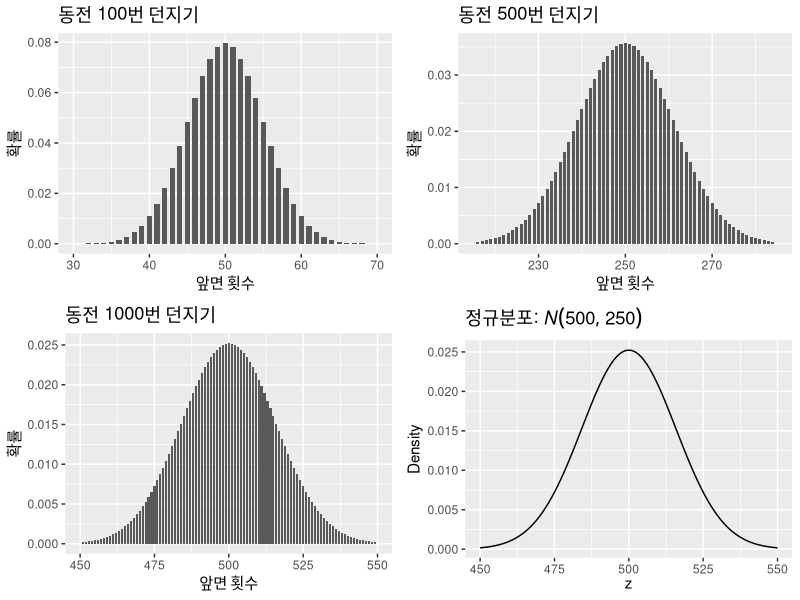
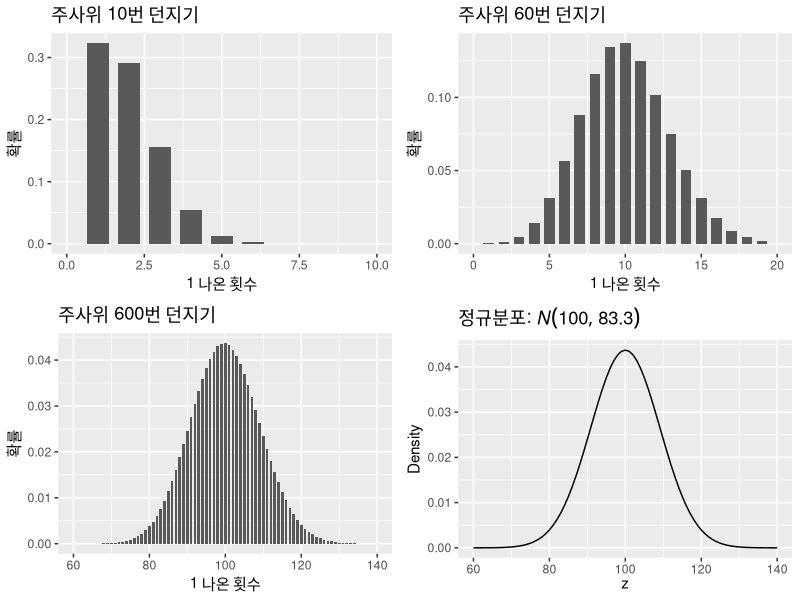
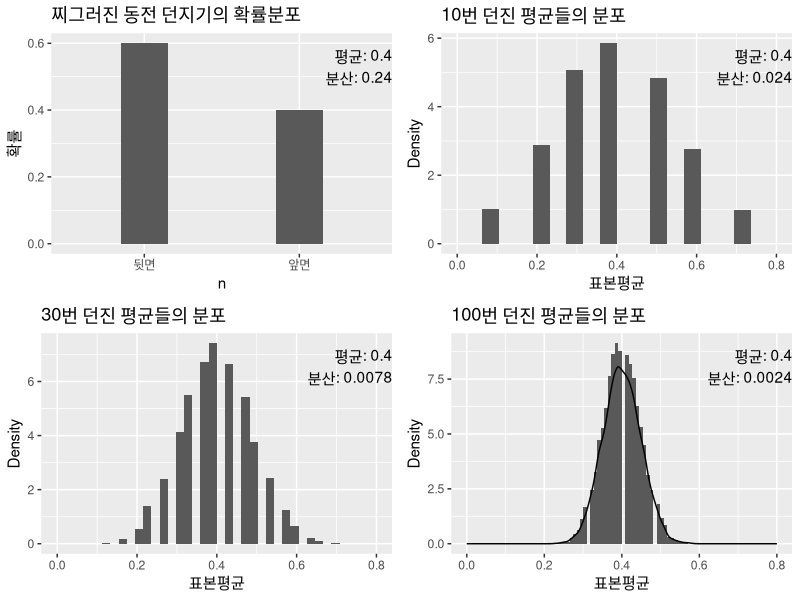
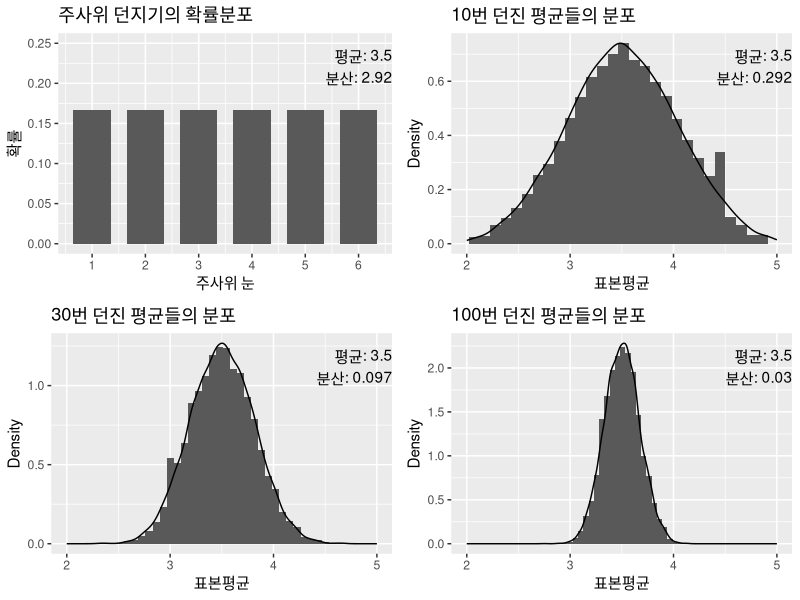
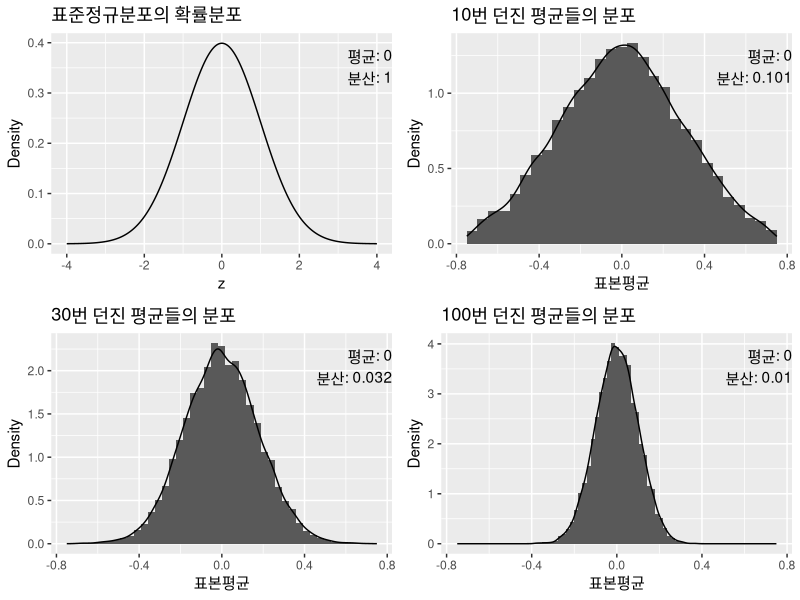
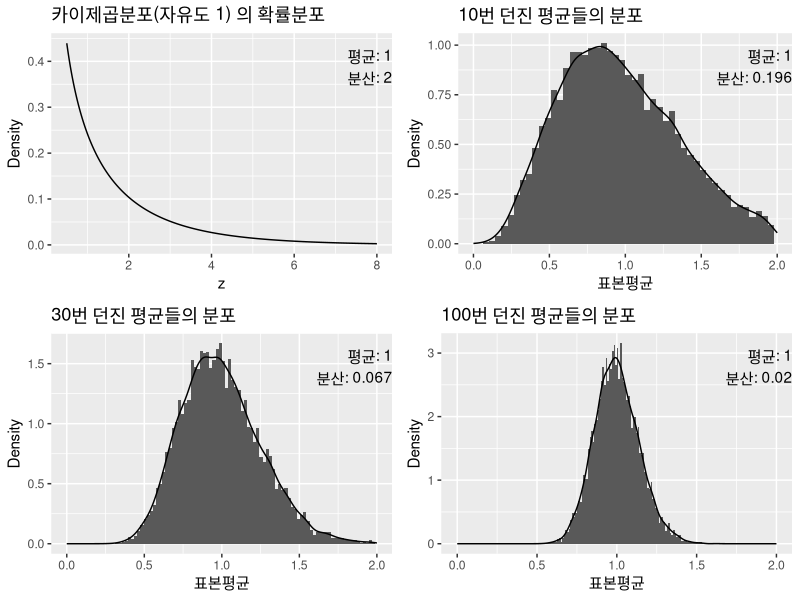
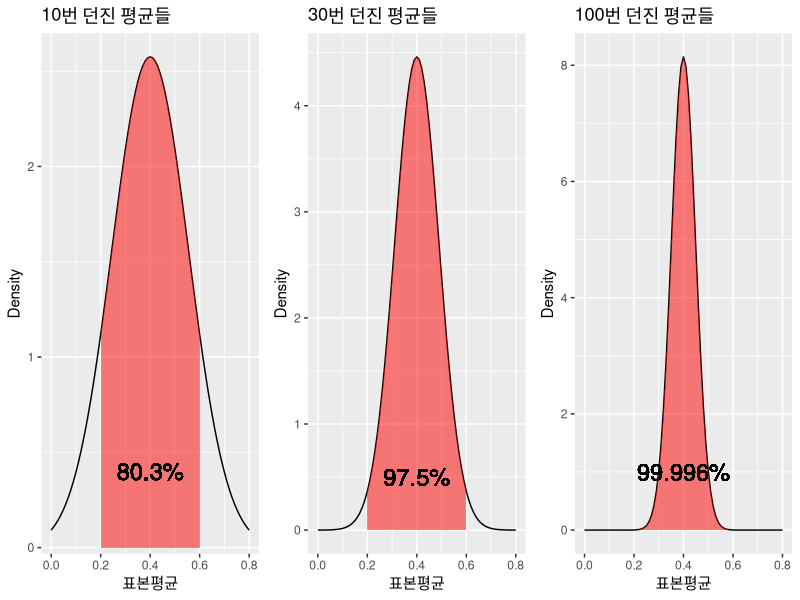

Here is the R script that generated these plots, in order:
## ---- chunk 1
library(ggplot2);library(gridExtra)
coin_plot=function(n=10,xl=c(0,10)){
  bin=1:n
  coinplot=ggplot(data.frame(bin,p=dbinom(bin,max(bin),0.5)),aes(bin,p))+geom_bar(stat = "identity",width=0.7)+xlab("앞면 횟수")+ylab("확률")+ggtitle(paste("동전 ",max(bin),"번 던지기",sep=""))+xlim(xl)
  return(coinplot)
}

z=seq(450,550)
nplot=ggplot(data.frame(z,p=dnorm(z,mean=500,sd=sqrt(250))),aes(z,p))+geom_line()+ggtitle(expression(paste("정규분포: ",italic(N)(500,250),sep="")))+xlab(expression(z))+ylab("Density")


grid.arrange(coin_plot(100,xl=c(30,70)),coin_plot(500,xl=c(215,285)),coin_plot(1000,xl=c(450,550)),nplot, ncol=2)

## ---- chunk 2
ju_plot=function(n=10,xl=c(0,10)){
  bin=1:n
  coinplot=ggplot(data.frame(bin,p=dbinom(bin,max(bin),1/6)),aes(bin,p))+geom_bar(stat = "identity",width=0.7)+xlab("1 나온 횟수")+ylab("확률")+ggtitle(paste("주사위 ",max(bin),"번 던지기",sep=""))+xlim(xl)
  return(coinplot)
}

z=seq(60,140)
jnplot=ggplot(data.frame(z,p=dnorm(z,mean=100,sd=sqrt(250/3))),aes(z,p))+geom_line()+ggtitle(expression(paste("정규분포: ",italic(N)(100,83.3),sep="")))+xlab(expression(z))+ylab("Density")
grid.arrange(ju_plot(10,xl=c(0,10)),ju_plot(60,xl=c(0,20)),ju_plot(600,xl=c(60,140)),jnplot, ncol=2)

## ---- chunk 3
sample_mean=function(n=10){
  x=rbinom(n,1,0.4)
  return(mean(x))
}



f1=data.frame(n=c("앞면","뒷면"),p=c(0.4,0.6))
g1=ggplot(f1,aes(n,p))+geom_bar(stat = "identity",width=0.3) +ylab("확률")+ggtitle("찌그러진 동전 던지기의 확률분포")+annotate("text",  x=Inf, y = Inf, label ="평균: 0.4\n분산: 0.24", vjust=1.5, hjust=1)


xl=c(0,0.8)
mean_vec=sapply(1:10000,function(x){sample_mean(10)})
legends=paste("평균: ",round(mean(mean_vec),2),"\n분산: ",round(var(mean_vec),4),sep="")
g2=ggplot(data.frame(mean_vec),aes(mean_vec))+geom_histogram(aes(y=..density..),bins=20)+xlim(xl)+xlab("표본평균")+ggtitle("10번 던진 평균들의 분포")+ylab("Density")+annotate("text",  x=Inf, y = Inf, label = legends, vjust=1.5, hjust=1)

mean_vec=sapply(1:10000,function(x){sample_mean(30)})
legends=paste("평균: ",round(mean(mean_vec),2),"\n분산: ",round(var(mean_vec),4),sep="")
g3=ggplot(data.frame(mean_vec),aes(mean_vec))+geom_histogram(aes(y=..density..),bins=40)+xlim(xl)+xlab("표본평균")+ggtitle("30번 던진 평균들의 분포")+ylab("Density")+annotate("text",  x=Inf, y = Inf, label = legends, vjust=1.5, hjust=1)

mean_vec=sapply(1:10000,function(x){sample_mean(100)})
legends=paste("평균: ",round(mean(mean_vec),2),"\n분산: ",round(var(mean_vec),4),sep="")
g4=ggplot(data.frame(mean_vec),aes(mean_vec))+geom_histogram(aes(y=..density..),bins=90)+geom_density()+xlim(xl)+xlab("표본평균")+ggtitle("100번 던진 평균들의 분포")+ylab("Density")+annotate("text",  x=Inf, y = Inf, label = legends, vjust=1.5, hjust=1)

grid.arrange(g1,g2,g3,g4)
## ---- chunk 4
sample_mean=function(n=10){
  x=sample(1:6,n,replace=T)
  return(mean(x))
}



f1=data.frame(n=1:6,p=rep(1/6,6))
g1=ggplot(f1,aes(n,p))+geom_bar(stat = "identity",width=0.7)+xlab("주사위 눈")+ylab("확률")+scale_x_continuous(breaks=1:6)+ylim(0,0.25)+ggtitle("주사위 던지기의 확률분포")+annotate("text",  x=Inf, y = Inf, label ="평균: 3.5\n분산: 2.92", vjust=1.5, hjust=1)

xl=c(2,5)
mean_vec=sapply(1:10000,function(x){sample_mean(10)})
legends=paste("평균: ",round(mean(mean_vec),2),"\n분산: ",round(var(mean_vec),3),sep="")
g2=ggplot(data.frame(mean_vec),aes(mean_vec))+geom_histogram(aes(y=..density..),bins=30)+geom_density()+xlim(xl)+xlab("표본평균")+ggtitle("10번 던진 평균들의 분포")+ylab("Density")+annotate("text",  x=Inf, y = Inf, label = legends, vjust=1.5, hjust=1)

mean_vec=sapply(1:10000,function(x){sample_mean(30)})
legends=paste("평균: ",round(mean(mean_vec),2),"\n분산: ",round(var(mean_vec),3),sep="")
g3=ggplot(data.frame(mean_vec),aes(mean_vec))+geom_histogram(aes(y=..density..),bins=45)+geom_density()+xlim(xl)+xlab("표본평균")+ggtitle("30번 던진 평균들의 분포")+ylab("Density")+annotate("text",  x=Inf, y = Inf, label = legends, vjust=1.5, hjust=1)

mean_vec=sapply(1:10000,function(x){sample_mean(100)})
legends=paste("평균: ",round(mean(mean_vec),2),"\n분산: ",round(var(mean_vec),3),sep="")
g4=ggplot(data.frame(mean_vec),aes(mean_vec))+geom_histogram(aes(y=..density..),bins=60)+geom_density()+xlim(xl)+xlab("표본평균")+ggtitle("100번 던진 평균들의 분포")+ylab("Density")+annotate("text",  x=Inf, y = Inf, label = legends, vjust=1.5, hjust=1)

grid.arrange(g1,g2,g3,g4)
## ---- chunk 5
sample_mean=function(n=30){
  x=rnorm(n)
  return(mean(x))
}

z=seq(-4, 4,0.01)
f3=data.frame(z, p=dnorm(z))
g1=ggplot(f3,aes(z,p))+geom_line()+xlab("z")+ylab("Density")+ggtitle("표준정규분포의 확률분포")+annotate("text",  x=Inf, y = Inf, label ="평균: 0\n분산: 1", vjust=1.5, hjust=1)

xl=c(-.75,.75)
mean_vec=sapply(1:10000,function(x){sample_mean(10)})
legends=paste("평균: ",round(mean(mean_vec),2),"\n분산: ",round(var(mean_vec),3),sep="")
g2=ggplot(data.frame(mean_vec),aes(mean_vec))+geom_histogram(aes(y=..density..),bins=30)+geom_density()+xlim(xl)+xlab("표본평균")+ggtitle("10번 던진 평균들의 분포")+ylab("Density")+annotate("text",  x=Inf, y = Inf, label = legends, vjust=1.5, hjust=1)

mean_vec=sapply(1:10000,function(x){sample_mean(30)})
legends=paste("평균: ",round(mean(mean_vec),2),"\n분산: ",round(var(mean_vec),3),sep="")
g3=ggplot(data.frame(mean_vec),aes(mean_vec))+geom_histogram(aes(y=..density..),bins=45)+geom_density()+xlim(xl)+xlab("표본평균")+ggtitle("30번 던진 평균들의 분포")+ylab("Density")+annotate("text",  x=Inf, y = Inf, label = legends, vjust=1.5, hjust=1)

mean_vec=sapply(1:10000,function(x){sample_mean(100)})
legends=paste("평균: ",round(mean(mean_vec),2),"\n분산: ",round(var(mean_vec),3),sep="")
g4=ggplot(data.frame(mean_vec),aes(mean_vec))+geom_histogram(aes(y=..density..),bins=80)+geom_density()+xlim(xl)+xlab("표본평균")+ggtitle("100번 던진 평균들의 분포")+ylab("Density")+ylab("Density")+annotate("text",  x=Inf, y = Inf, label = legends, vjust=1.5, hjust=1)

grid.arrange(g1,g2,g3,g4)
## ---- chunk 6
sample_mean=function(n=30){
  x=rchisq(n,df=1)
  return(mean(x))
}

z=seq(0.5, 8,0.01)
f3=data.frame(z, p=dchisq(z,df=1))
g1=ggplot(f3,aes(z,p))+geom_line()+xlab("z")+ylab("Density")+ggtitle("카이제곱분포(자유도 1) 의 확률분포")+annotate("text",  x=Inf, y = Inf, label ="평균: 1\n분산: 2", vjust=1.5, hjust=1)

xl=c(0,2)
mean_vec=sapply(1:10000,function(x){sample_mean(10)})
legends=paste("평균: ",round(mean(mean_vec),2),"\n분산: ",round(var(mean_vec),3),sep="")
g2=ggplot(data.frame(mean_vec),aes(mean_vec))+geom_histogram(aes(y=..density..),bins=50)+geom_density()+xlim(xl)+xlab("표본평균")+ggtitle("10번 던진 평균들의 분포")+ylab("Density")+annotate("text",  x=Inf, y = Inf, label = legends, vjust=1.5, hjust=1)

mean_vec=sapply(1:10000,function(x){sample_mean(30)})
legends=paste("평균: ",round(mean(mean_vec),2),"\n분산: ",round(var(mean_vec),3),sep="")
g3=ggplot(data.frame(mean_vec),aes(mean_vec))+geom_histogram(aes(y=..density..),bins=100)+geom_density()+xlim(xl)+xlab("표본평균")+ggtitle("30번 던진 평균들의 분포")+ylab("Density")+annotate("text",  x=Inf, y = Inf, label = legends, vjust=1.5, hjust=1)

mean_vec=sapply(1:10000,function(x){sample_mean(100)})
legends=paste("평균: ",round(mean(mean_vec),2),"\n분산: ",round(var(mean_vec),3),sep="")
g4=ggplot(data.frame(mean_vec),aes(mean_vec))+geom_histogram(aes(y=..density..),bins=200)+geom_density()+xlim(xl)+xlab("표본평균")+ggtitle("100번 던진 평균들의 분포")+ylab("Density")+annotate("text",  x=Inf, y = Inf, label = legends, vjust=1.5, hjust=1)

grid.arrange(g1,g2,g3,g4)
## ---- chunk 7
sample_mean=function(n=10){
  x=rbinom(n,1,0.4)
  return(mean(x))
}

z=seq(0,0.8,0.01)
d10=dnorm(z,mean=0.4,sd=sqrt(0.024))
d30=dnorm(z,mean=0.4,sd=sqrt(0.008))
d100=dnorm(z,mean=0.4,sd=sqrt(0.0024))
pct10=1-2*pnorm(0.2,mean=0.4,sd=sqrt(0.024));pct10=paste(round(100*pct10,1),"%",sep="")
pct30=1-2*pnorm(0.2,mean=0.4,sd=sqrt(0.008));pct30=paste(round(100*pct30,1),"%",sep="")
pct100=1-2*pnorm(0.2,mean=0.4,sd=sqrt(0.0024));pct100=paste(round(100*pct100,3),"%",sep="")




f1=data.frame(n=c("앞면","뒷면"),p=c(0.4,0.6))
g1=ggplot(f1,aes(n,p))+geom_bar(stat = "identity",width=0.3) +ylab("확률")+ggtitle("찌그러진 동전 던지기의 확률분포")+annotate("text",  x=Inf, y = Inf, label ="평균: 0.4\n분산: 0.24", vjust=1.5, hjust=1)


xl=c(0,0.8)
g2=ggplot(data.frame(z,d10),aes(z,d10))+geom_line()+xlim(xl)+xlab("표본평균")+ggtitle("10번 던진 평균들")+ylab("Density")+ geom_ribbon(data=subset(data.frame(z,d10), z>=0.2 & z<=0.6),aes(x=z,ymax=d10),ymin=0,fill="red", alpha=0.5)+geom_text(data = NULL, x = 0.4, y = 0.4, label = pct10,size=6)


g3=ggplot(data.frame(z,d30),aes(z,d30))+geom_line()+xlim(xl)+xlab("표본평균")+ggtitle("30번 던진 평균들")+ylab("Density")+geom_ribbon(data=subset(data.frame(z,d30), z>=0.2 & z<=0.6),aes(x=z,ymax=d30),ymin=0,fill="red", alpha=0.5)+geom_text(data = NULL, x = 0.4, y = 0.5, label = pct30,size=6)

g4=ggplot(data.frame(z,d100),aes(z,d100))+geom_line()+xlim(xl)+xlab("표본평균")+ggtitle("100번 던진 평균들")+ylab("Density")+geom_ribbon(data=subset(data.frame(z,d100), z>=0.2 & z<=0.6),aes(x=z,ymax=d100),ymin=0,fill="red", alpha=0.5)+geom_text(data = NULL, x = 0.4, y = 1, label = pct100,size=6)


grid.arrange(g2,g3,g4,ncol=3)
